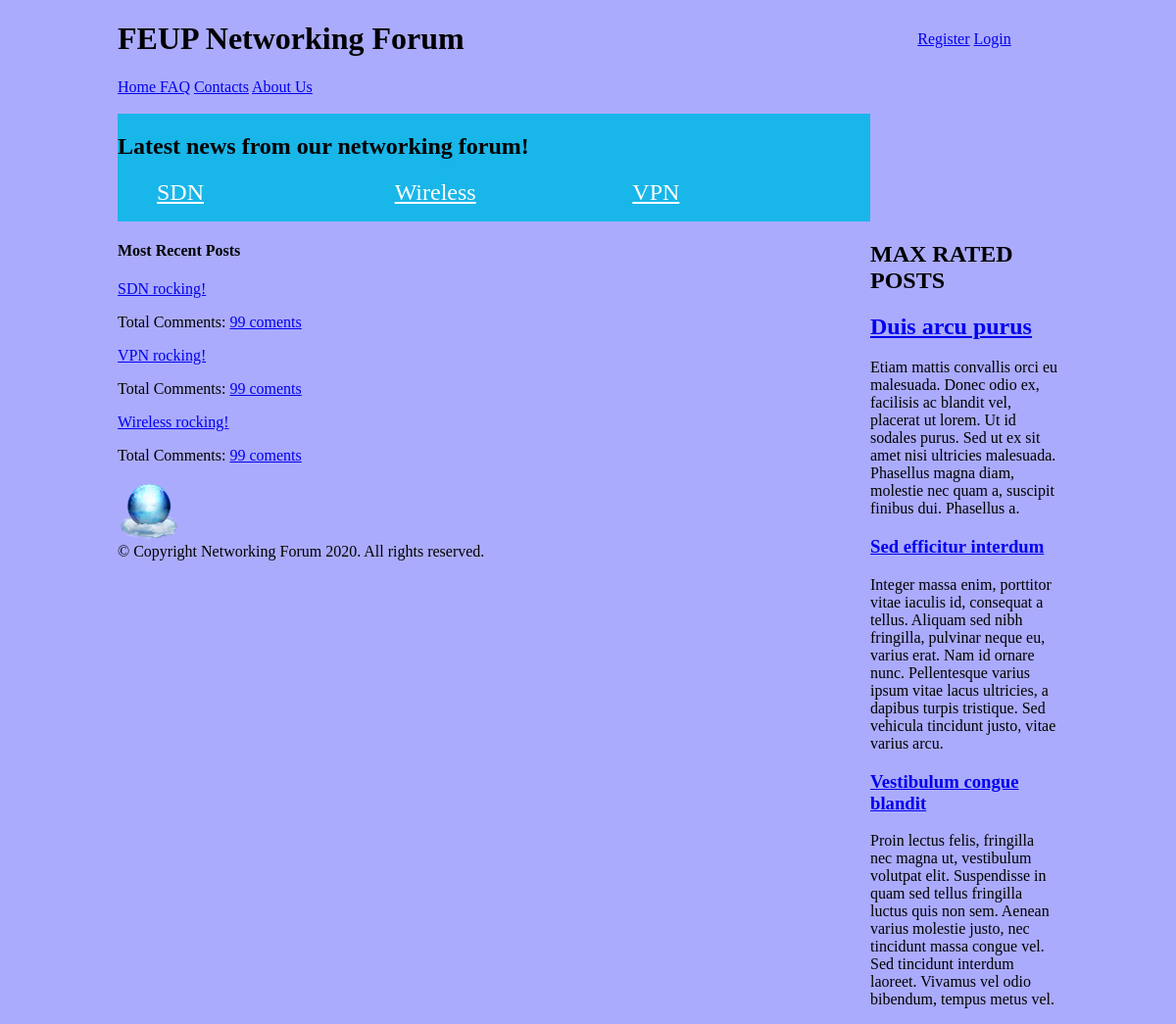
/php/initialpage.php, run on an earlier commit of the app's database.
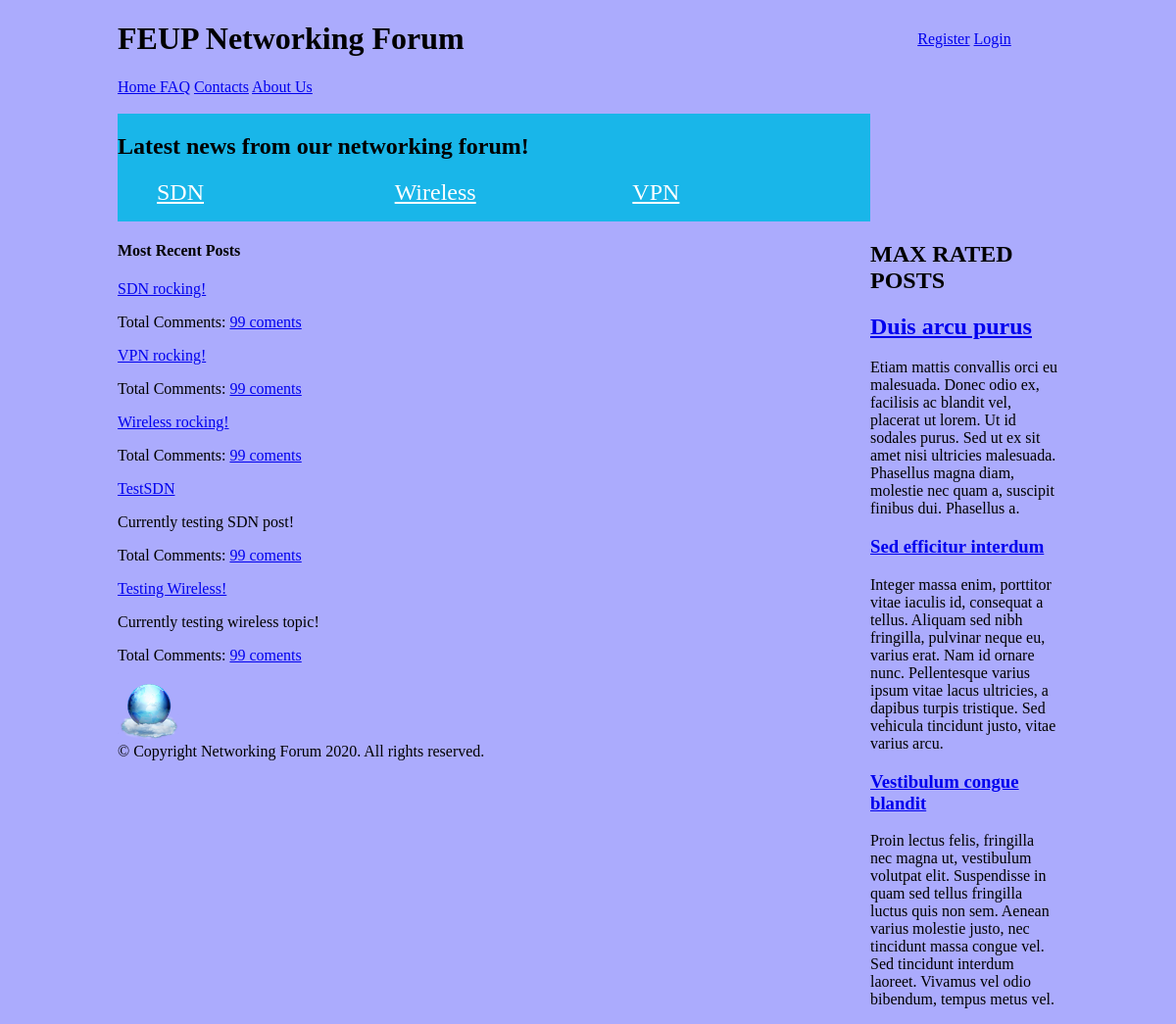
And on a later commit of the database.
### tables this page shows
CREATE TABLE forumpost (
    postid integer PRIMARY KEY AUTOINCREMENT,
    posttitle text NOT NULL,
    content text CHECK(LENGTH(content)>= 0 AND LENGTH(content)<20000),
    username text REFERENCES user, 
    topic text REFERENCES topic, 
    postrate integer CHECK(postrate>=0 AND postrate <=5)
   -- forumpostcollection_id integer REFERENCES collection
    );

### php/initialpage.php (called while the page is built, shortened)
<?php
  require_once("../database/init.php");
  require_once("../database/posts.php");
  include_once("../templates/homepage_section/header_pagina_inicial_tpl.php");
  include_once("../templates/homepage_section/topics_tpl.php");
  $stories = getAllPosts();
  include_once("../templates/homepage_section/max_rated_tpl.php");
  include_once("../templates/homepage_section/most_recent_posts_tpl.php");
  include_once("../templates/static_sections/footer_tpl.php");
?>

### database/posts.php (called while the page is built, shortened)
<?php
function getAllPosts()
{
  global $dbh;
  $stmt = $dbh->prepare('SELECT * FROM forumpost');
  $stmt->execute();
  return $stmt->fetchAll();
}

### templates/homepage_section/most_recent_posts_tpl.php (the view)
<section id="posts">
  <article>
  <aside id="related">
   <h1> Most Recent Posts</h1>
   <?php foreach ($stories as $story) { ?>
   <article>
    <a href="../php/post.php?postid=<?php echo $story['postid'] ?>"><?php echo $story['posttitle'] ?></a>
    <p><?php echo $story['content'] ?></p>
    <p>Total Comments: <a href="../php/post.php?postitle=<?php echo $story['posttitle'] ?>&postid=<?php echo $story['postid']?>"> <?php print_r("99 coments") ?></a>
   </article>
  </aside>
<?php  } ?>

### templates/homepage_section/header_pagina_inicial_tpl.php (shortened to what this page needs)
<!DOCTYPE html>
<html lang="en">
<head>
    <link href="../css/initialpage.css" rel="stylesheet">
</head>
<body>
    <header>
        <h1> FEUP Networking Forum </h1>
        <div id="signup">
            <a href="register.php">Register</a>
            <?php if (!isset($_SESSION["username"])) { ?>
            <a href="login.php">Login</a>
            <?php } ?>
        </div>
        <div id="otherpages">
            <a href="initialpage.php"> Home </a>
            <a href="../php/FAQ.php">FAQ</a>
            <a href="../php/contacts.php">Contacts</a>
            <a href="../php/aboutUs.html">About Us</a> <br> <br>
        </div>
</head>
<body>

### templates/homepage_section/topics_tpl.php
<nav id="topics">
            <h2> Latest news from our networking forum!  </h2>
        <ul>
            <li><a href="../php/list_by_topic.php?topic=SDN">SDN</a></li>
            <li><a href="../php/list_by_topic.php?topic=Wireless">Wireless</a></li>
            <li><a href="../php/list_by_topic.php?topic=VPN">VPN</a></li>
        </ul>
</nav>

### templates/homepage_section/max_rated_tpl.php
<aside id="related">
        <h1> MAX RATED POSTS</h1>
        <article>
          <h2><a href="#">Duis arcu purus</a></h1>
          <p>Etiam mattis convallis orci eu malesuada. Donec odio ex, facilisis ac blandit vel, placerat ut lorem. Ut id sodales purus. Sed ut ex sit amet nisi ultricies malesuada. Phasellus magna diam, molestie nec quam a, suscipit finibus dui. Phasellus a.</p>
        </article>
        <article>
          <h1><a href="#">Sed efficitur interdum</a></h1>
          <p>Integer massa enim, porttitor vitae iaculis id, consequat a tellus. Aliquam sed nibh fringilla, pulvinar neque eu, varius erat. Nam id ornare nunc. Pellentesque varius ipsum vitae lacus ultricies, a dapibus turpis tristique. Sed vehicula tincidunt justo, vitae varius arcu.</p>
        </article>
        <article>
          <h1><a href="#">Vestibulum congue blandit</a></h1>
          <p>Proin lectus felis, fringilla nec magna ut, vestibulum volutpat elit. Suspendisse in quam sed tellus fringilla luctus quis non sem. Aenean varius molestie justo, nec tincidunt massa congue vel. Sed tincidunt interdum laoreet. Vivamus vel odio bibendum, tempus metus vel.</p>
        </article>
</aside>

### templates/static_sections/footer_tpl.php
<footer>
    <div class="container" id="footer-bottom">
    <img id="footer-logo" src="../images/Heaven-Networking-icon.png" style="vertical-align:middle;">
    <div id="copyright">
        © Copyright Networking Forum 2020. All rights reserved.
    </div>
    </div>
</footer>
</body>
</html>

### css/initialpage.css (style rules this page uses)
body { background-color: #ababfd; margin: 0 auto; width: 60em; display: grid; grid-template-columns: [start] 4fr [middle] 1fr [end]; grid-template-rows: [start] auto [topics] auto [posts] 1fr [footer] auto [end]; }
body > header h1 { font-family: garamond; }
body > header { grid-column: start / end; }
#topics { background-color: #19B6E9; grid-column: start; }
aside { grid-column: middle; grid-row: topics/end; }
#posts { grid-column: start; }
body > header { display: grid; grid-template-columns: [start] 4fr [middle] 1fr [end]; grid-template-rows: auto auto; }
body > header h1 { grid-column: 1; grid-row: 1; }
body > header #signup { grid-column: 2; grid-row: 1; justify-self: center; align-self: center; }
#topics ul { display: flex; flex-direction: row; }
#topics li { display: block; flex: 1; color: white; }
#topics li a { color: white; font-family: Georgia, 'Times New Roman', Times, serif; font-size: x-large; }
footer { bottom:100; width:100%; height:60px; }

What changed in the data, as far as the page shows it:
added forumpost: posttitle "TestSDN", content "Currently testing SDN post!", value "99 coments"
added forumpost: posttitle "Testing Wireless!", content "Currently testing wireless topic!", value "99 coments"
